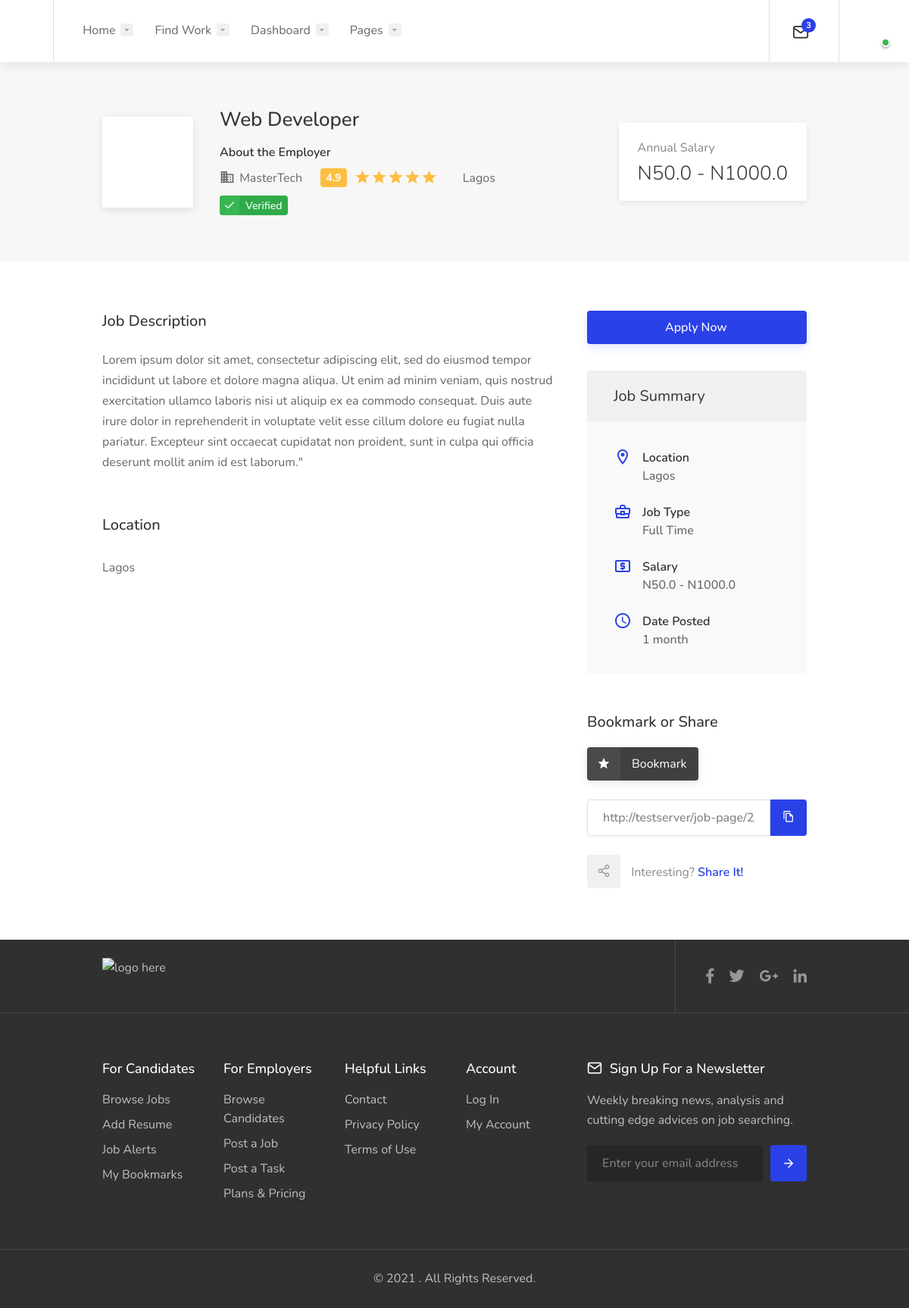
Page /job-page/2/ (signed in) on the committed database.
### techjobi/models.py (models this page shows)
class JobPost(models.Model):
    job_title = models.CharField(max_length=255, blank=True)
    job_type_choices = [
        ('Full Time', 'Full Time'),
        ('Part Time', 'Part Time'),
        ('Temporary', 'Temporary'),
    ]
    job_type = models.CharField(
        max_length=50,
        choices=job_type_choices
    )
    job_category_choices = [
        ('Hardware', 'Hardware'),
        ('Software/Web Development', 'Software/Web Development'),
        ('Data Science', 'Data Science'),
        ('Product Development-digital banking', 'Product development-digital banking'),
        ('Process ', 'Process'),
        ('Support specialist', 'Support specialist'),
    ]
    job_category = models.CharField(
        max_length=100,
        choices=job_category_choices
    )
    company_name = models.CharField(max_length=255, blank=True)
    location = models.CharField(max_length=255, blank=True)
    salary1 = models.FloatField(blank=True)
    salary2 = models.FloatField(blank=True)
    tags = models.CharField(max_length=255, blank=True)
    job_description = models.TextField( blank=True)
    file_upload = models.FileField(blank=True)
    status_choices = [
        ('Approved', 'Approved'),
        ('Expired', 'Expired'),
    ]
    status = models.CharField(
        max_length=50,
        default= 'Pending Approval',
        blank=True,
        choices=status_choices
    )
    deadline = models.DateField(null=True, blank=True )
    entry_date = models.DateField(auto_now_add=True )
    update_date = models.DateField(auto_now=True)
    class Meta:
        db_table = 'post'

### techjobi/views.py (the view, shortened to what this page needs)
# urls.py: path('job-page/<str:pk>/', views.job_page, name='job_page'),
@login_required(login_url  ='index')
def job_page(request, pk):
    viewer = request.user
    viewer= str(viewer)
    count = Profile.objects.get(username='Obiora')
    application_view = count.application_view
    count.application_view = count.application_view + 1
    count.save()
    job_details = JobPost.objects.get(id = pk)
    job_id = job_details.id
    form = PostForm(instance = job_details)
    form2 = ApplicationForm()
    context = {"job_details":job_details, "today":today , "form2":form2, "application_view":application_view}
    return render(request, 'job/single-job-page.html', context)

### techjobi/forms.py
class ApplicationForm(forms.ModelForm):
    class Meta:
        model = Application
        fields = '__all__'

### techjobi/templates/job/single-job-page.html (shortened to what this page needs)
{% extends "base/base.html" %}
{% load static %}
		{% block header %}
		{% include "base/header.html" %}
		{% load widget_tweaks %}
		{% load crispy_forms_tags %}
		{% endblock %}
		{% block content %}
<div class="single-page-header" data-background-image="#">
	<div class="container">
		<div class="row">
			<div class="col-md-12">
				<div class="single-page-header-inner">
					<div class="left-side">
						<div class="header-image"><a href="#"><img src="#" alt=""></a></div>
						<div class="header-details">
							<h3>{{ job_details.job_title}}</h3>
							<h5>About the Employer</h5>
							<ul>
								<li><a href="#"><i class="icon-material-outline-business"></i> {{ job_details.company_name}}</a></li>
								<li><div class="star-rating" data-rating="4.9"></div></li>
								<li><img class="flag" src="#" alt=""> {{ job_details.location}}</li>
								<li><div class="verified-badge-with-title">Verified</div></li>
							</ul>
						</div>
					</div>
					<div class="right-side">
						<div class="salary-box">
							<div class="salary-type">Annual Salary</div>
							<div class="salary-amount">N{{job_details.salary1}} - N{{ job_details.salary2}}</div>
						</div>
					</div>
				</div>
			</div>
		</div>
	</div>
</div>
<div class="container">
	<div class="row">
		<div class="col-xl-8 col-lg-8 content-right-offset">
			<div class="single-page-section">
				<h3 class="margin-bottom-25">Job Description</h3>
				<p>{{ job_details.job_description}}</p>
			</div>
			<div class="single-page-section">
				<h3 class="margin-bottom-30">Location</h3>
				<p>{{ job_details.location}}</p>
			</div>
			</div>
		<div class="col-xl-4 col-lg-4">
			<div class="sidebar-container">
				<form action="" method="post" enctype="multipart/form-data">
					<button class="button margin-bottom-35 full-width button-sliding-icon ripple-effect apply-now-button " type="submit">Apply Now </button>
				</form>
				<div class="sidebar-widget">
					<div class="job-overview">
						<div class="job-overview-headline">Job Summary</div>
						<div class="job-overview-inner">
							<ul>
								<li>
									<i class="icon-material-outline-location-on"></i>
									<span>Location</span>
									<h5>{{ job_details.location}}</h5>
								</li>
								<li>
									<i class="icon-material-outline-business-center"></i>
									<span>Job Type</span>
									<h5>{{ job_details.job_type}}</h5>
								</li>
								<li>
									<i class="icon-material-outline-local-atm"></i>
									<span>Salary</span>
									<h5>N{{job_details.salary1}} - N{{ job_details.salary2}}</h5>
								</li>
								<li>
									<i class="icon-material-outline-access-time"></i>
									<span>Date Posted</span>
									<h5>{{ job_details.entry_date|timesince:today }}</h5>
								</li>
							</ul>
						</div>
					</div>
				</div>
				<div class="sidebar-widget">
					<h3>Bookmark or Share</h3>
					<button class="bookmark-button margin-bottom-25">
						<span class="bookmark-icon"></span>
						<span class="bookmark-text">Bookmark</span>
					</button>
					<div class="copy-url">
						<input id="copy-url" type="text" value="" class="with-border">
						<button class="copy-url-button ripple-effect" data-clipboard-target="#copy-url" title="Copy to Clipboard" data-tippy-placement="top"><i class="icon-material-outline-file-copy"></i></button>
					</div>
					<div class="share-buttons margin-top-25">
						<div class="share-buttons-trigger"><i class="icon-feather-share-2"></i></div>
						<div class="share-buttons-content">
							<span>Interesting? <strong>Share It!</strong></span>
						</div>
					</div>
				</div>
			</div>
		</div>
	</div>
</div>
		{% endblock %}
	{% block footer %}
	{% include "base/footer.html" %}
	{% endblock %}

### techjobi/static/css/colors/blue.css (style rules this page uses)
a, .header-widget .log-in-button:hover i, .notification-text span.color, .header-notifications-content .notification-text span.color, ul.user-menu-small-nav li a:hover, ul.user-menu-small-nav li a:hover i, #navigation ul li:hover a:after, #navigation ul li a.current, #navigation ul li a.current:after, #navigation ul li:hover a, #breadcrumbs ul li a:hover, #breadcrumbs.white ul li a:hover, .single-page-header .header-details li a:hover, .blog-post-content h3 a:hover, #posts-nav li a:hover, .task-tags span, .freelancer-detail-item a:hover, .list-4 li:before, .list-3 li:before, .list-2 li:before, .list-1 li:before, .share-buttons-content span strong, .keyword, .banner-headline strong.color, .category-box-icon, .recommended .pricing-plan-label, .recommended .pricing-plan-label strong, .boxed-widget.summary li.total-costs span, .testimonial-box:before, .single-counter h3, .popup-tabs-nav li.active a, .dialog-with-tabs .forgot-password:hover, .dropdown-menu > li > a:hover, .dropdown-menu > .active > a, .dropdown-menu > .active > a:hover, .bootstrap-select .dropdown-menu li.selected a span.check-mark:before, .bootstrap-select .dropdown-menu li.selected:hover a span.check-mark:before, .boxed-list-headline h3 i, .boxed-list-item .item-details .detail-item a:hover, .job-overview .job-overview-inner ul li i, .dashboard-nav ul:before, .dashboard-nav ul li.active-submenu a i, .dashboard-nav ul li.active a i, .dashboard-nav ul li:hover a i, .dashboard-nav ul li.active-submenu a, .dashboard-nav ul li:hover a, .dashboard-nav ul li.active a, .dashboard-nav ul li.active-submenu a:after, .dashboard-nav ul li.active a:after, .dashboard-nav ul li:hover a:after, .dashboard-box .headline h3 i, .help-icon, .header-widget .log-in-button:hover, .header-widget .log-in-button:hover i { color:#2a41e8; }
#backtotop a, .header-notifications-trigger span, a.header-notifications-button, #navigation ul ul.dropdown-nav ul.dropdown-nav li:hover a:after, #navigation ul ul.dropdown-nav li:hover a:after, .mm-menu em.mm-counter, .language-switcher.bootstrap-select.btn-group.open button, .language-switcher.bootstrap-select.btn-group button:hover, .footer-links ul li a span:before, .newsletter button, .pagination ul li a.current-page, a.blog-post-info:hover, #posts-nav li a:hover span, .comment-by a.reply:hover, .contact-address-headline:after, .enable-filters-button span, .enable-filters-button i, .job-listing.with-apply-button:hover .list-apply-button, .letters-list a.current, span.button, button.button, input[type="button"], input[type="submit"], a.button, .list-1 li:before, mark.color, table.basic-table th, .copy-url .copy-url-button, .keyword-input-container .keyword-input-button, .tags-container input[type="checkbox"]:checked + label, input:checked + .switch-button, .radio input[type="radio"] + label .radio-label:after, .uploadButton .uploadButton-button:hover, .pricing-plan .button:hover, .pricing-plan.recommended .button, .pricing-plan .recommended-badge, .payment-tab-trigger > input:checked ~ label::after, .breathing-icon, .icon-box-check, .testimonial-author span, .qtyInc:hover, .qtyDec:hover, #sign-in-dialog .mfp-close:hover, #small-dialog-1 .mfp-close:hover, #small-dialog-2 .mfp-close:hover, #small-dialog-3 .mfp-close:hover, #small-dialog-4 .mfp-close:hover, #small-dialog .mfp-close:hover, .slider-selection, .cluster-visible, .marker-container, .custom-zoom-in:hover, .custom-zoom-out:hover, #geoLocation:hover, #streetView:hover, #scrollEnabling:hover, #scrollEnabling.enabled, a.apply-now-button, a.attachment-box:hover, .freelancer-indicators .indicator-bar span, .dashboard-nav ul li span.nav-tag, .dashboard-box .button.dark:not(.ico):hover, .messages-inbox ul li:before, .message-by h5 i, .message-bubble.me .message-text { background-color:#2a41e8; }
span.button, button.button, input[type="button"], input[type="submit"], a.button { box-shadow: 0 4px 12px rgba(42,65,232,0.15); }

### rows in the picture
JobPost: job_title "Web Developer", company_name "MasterTech", location "Lagos", salary1 "50.0", salary2 "1000.0", job_description "Lorem ipsum dolor sit amet, consectetur adipiscing elit, sed do eiusmod tempor incididunt ut labore et dolore magna aliqua. Ut enim ad minim veniam, quis nostrud exercitation ullamco laboris nisi ut aliquip ex ea commodo consequat. Duis aute irure dolor in reprehenderit in voluptate velit esse cillum dolore eu fugiat nulla pariatur. Excepteur sint occaecat cupidatat non proident, sunt in culpa qui officia deserunt mollit anim id est laborum.\"", job_type "Full Time", entry_date "1 month"
